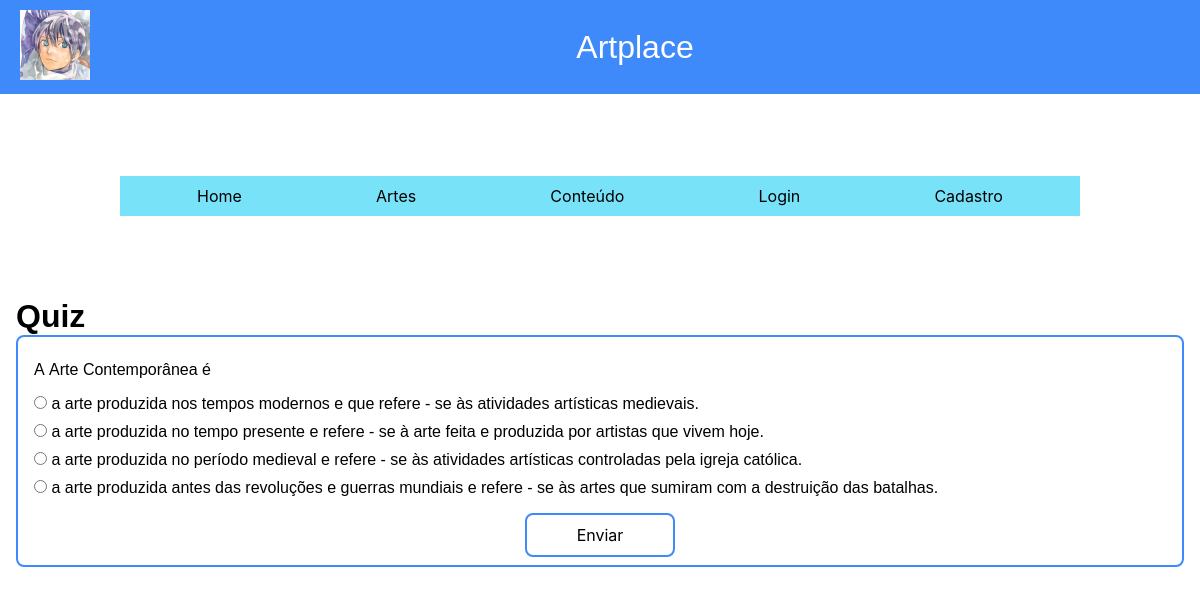
/pages/question.php?idQuiz=1, run on the app's committed database.
### tables this page shows
CREATE TABLE `quiz` (
  `id` int PRIMARY KEY AUTO_INCREMENT,
  `resposta_certa` text,
  `enunciado` text,
  `fonte` text,
  `questao` int,
  `comentario` text
);

CREATE TABLE `questoes4respostas` (
  `id` int,
  `pergunta1` varchar(255),
  `pergunta2` varchar(255),
  `pergunta3` varchar(255),
  `pergunta4` varchar(255)
);

### pages/question.php (the view, shortened to what this page needs)
<!DOCTYPE html>
<html lang="pt-BR">
<head>
	<link rel="stylesheet" href="../css/style.css">
	<link rel="stylesheet" href="../css/quiz.css">
</head>
<body>
	<?php include("./header.php"); ?>
	<?php
	$idQuiz = $_GET['idQuiz'];
	include("../php/connection.php");
	$sql = "SELECT * FROM quiz WHERE quiz.id = $idQuiz";
	$result = mysqli_query($conn, $sql);
	$row_quiz = mysqli_fetch_assoc($result);
	$questoes4respostas = "SELECT * FROM questoes4respostas WHERE id = $idQuiz";
	$trueOrFalse = "SELECT * FROM trueOrFalse WHERE id = $idQuiz";
	$questoes4respostas_result = mysqli_query($conn, $questoes4respostas);
	$trueOrFalse_result = mysqli_query($conn, $trueOrFalse);
	$questoes4respostas_row = mysqli_fetch_assoc($questoes4respostas_result);
	$trueOrFalse_row = mysqli_fetch_assoc($trueOrFalse_result);
	$perguntaArr = array();
	if ($questoes4respostas_row) {
		$perguntaArr = $questoes4respostas_row;
	} else {
		$perguntaArr = $trueOrFalse_row;
	}
	$enunciado = $row_quiz['enunciado'];
	?>
	<main class="container">
		<div class="quiz">
			<div class="quiz__header">
				<h1 class="quiz__title">Quiz</h1>
			</div>
			<form class="quiz__body" action="../php/sendQuiz.php?id=<?= $idQuiz ?>" method="POST">
				<div class="quiz__question">
					<p class="quiz__question-text">
						<?= $enunciado ?>
					</p>
					<div class="quiz__question-options">
						<?php
						foreach ($perguntaArr as $key => $value) :
							if ($key != 'id') :
								$checked = '';
								$class = '';
						?>
								<label class="quiz__question-option <?= $class ?>">
									<input type="radio" name="questions[]" value="<?= $key ?>" <?= $checked ?> />
									<?= $value ?>
								</label>
						<?php
							endif;
						endforeach;
						?>
					</div>
				</div>
				<div class="buttons">
					<button class="btn outline">
						Enviar
					</button>
				</div>
			</form>
		</div>
	</main>
</body>
</html>

### css/style.css (style rules this page uses)
:root { --color-primary: #3f8afa; --color-secondary: #78e2f9; --color-white: #fff; --color-black: #000; --color-red: #fa3f3f; }
* { margin: 0; padding: 0; box-sizing: border-box; font-family: "Inter", sans-serif; }

### css/quiz.css (style rules this page uses)
:root { --color-primary: #3f8afa; --color-secondary: #78e2f9; --color-white: #fff; --color-black: #000; }
* { margin: 0; padding: 0; box-sizing: border-box; font-family: "Popins", sans-serif; }
.container { width: 100%; max-width: 1200px; margin: 0 auto; padding: 0 1rem; }
.quiz__body { border: 2px solid var(--color-primary); border-radius: 0.5rem; padding: 0.5rem; }
.quiz__question { margin: 1rem 0.5rem; border-radius: 0.5rem; }
.quiz__question-text { margin: 1rem 0; }
.quiz__question-options { display: flex; flex-direction: column; align-items: flex-start; gap: 10px; }
.buttons { display: flex; justify-content: space-around; width: 100%; flex-wrap: wrap; gap: 1rem; }
.buttons .btn { padding: 10px; font-family: "inter", sans-serif; border: none; border-radius: 0.5rem; background-color: var(--color-primary); color: var(--color-white); min-width: 150px; cursor: pointer; transition: all 0.3s ease; text-decoration: none; text-align: center; font-size: 16px; }
.buttons .outline { background-color: transparent; color: var(--color-black); border: 2px solid var(--color-primary); }

### pages/header.php (style rules this page uses)
:root { --color-primary: #3f8afa; --color-secondary: #78e2f9; --color-white: #fff; --color-black: #000; }
* { margin: 0; padding: 0; box-sizing: border-box; }

### data on the page
quiz: enunciado "А Аrtе Соntеmроrânеа é"
questoes4respostas: pergunta1 "а аrtе produzida nos tempos modernos e que refere - se às atividades artísticas medievais.", pergunta2 "a arte produzida no tempo presente e refere - se à arte feita e produzida por artistas que vivem hoje.", pergunta3 "a arte produzida no período medieval e refere - se às atividades artísticas controladas pela igreja católica.", pergunta4 "a arte produzida antes das revoluções e guerras mundiais e refere - se às artes que sumiram com a destruição das batalhas."

### other printed values
$link[0] "Home"
$link[0] "Artes"
$link[0] "Conteúdo"
$link[0] "Login"
$link[0] "Cadastro"
